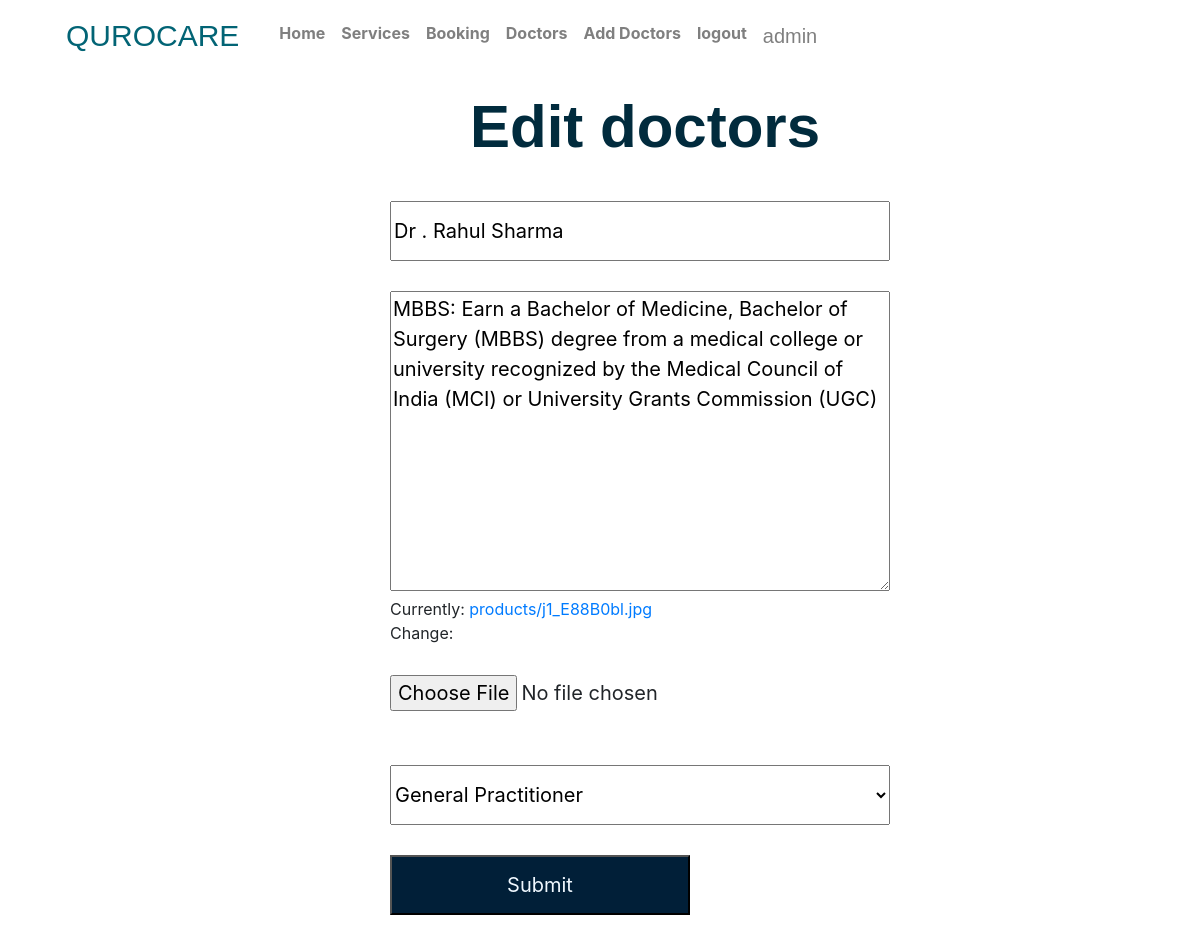
The app's page /editdoctors/1 (signed in) with its own data.
### appointments/models.py (models this page shows, shortened)
class doctors(models.Model):
    name = models.CharField(max_length=30)
    details = models.TextField()
    image=models.ImageField(upload_to='products')
    ctry= models.ForeignKey(category,on_delete=models.CASCADE)
    us= models.ForeignKey(User,on_delete=models.CASCADE)

### appointments/views.py (the view)
# urls.py: path('editdoctors/<int:p_id>', views.editdoctorsfn),
def editdoctorsfn(request,p_id):
    if request.method =='POST':
     x=doctors.objects.get(id=p_id)
     y=doctorsForm(request.POST,request.FILES,instance=x)
     if y.is_valid():
        y.save()
        return redirect('/doctors')
    else:
        x=doctors.objects.get(id=p_id)
        f=doctorsForm(instance=x)
        return render(request,'editdoctors.html',{'form':f})

### appointments/forms.py
class doctorsForm(forms.ModelForm):
    class Meta:
        model=doctors
        exclude=['us']

### appointments/models.py (called while the page is built)
    def __str__(self):
        return self.title

### appointments/templates/editdoctors.html (shortened to what this page needs)
{% extends 'base.html'%}
{% load static %}
 {% load widget_tweaks %}
{% block style %}
<link rel="stylesheet" href="{% static 'css/adddoctors.css' %}">
{% endblock %}
{% block content %}
<form method="POST" enctype="multipart/form-data">
    <div class="cardx" >
        <div class="card-body">
            <h1>Edit doctors</h1>
            {% render_field  form.name placeholder="Enter Name" class="in" id='xyz' %}
            {% render_field  form.details placeholder="Enter Details" class="is"  %}
            {% render_field  form.image class="in" %}
            {% render_field  form.ctry class="in" %}
             <input class="s" type="submit" >
        </div>
    </div>
</form>
{% endblock%}

### appointments/templates/base.html (shortened to what this page needs)
{% load static %}
<!DOCTYPE html>
<html lang="en">
<head>
    <link rel="stylesheet" href="https://cdn.jsdelivr.net/npm/bootstrap@4.1.3/dist/css/bootstrap.min.css">
    {%block style%}
    {%endblock%}
</head>
    <nav  class="navbar navbar-expand-lg navbar-light ">
        <a style="color: rgb(2, 100, 117);font-size:30px;font-family:Impact, Haettenschweiler, 'Arial Narrow Bold', sans-serif" class="navbar-brand" href="#">QUROCARE</a>
        <div class="collapse navbar-collapse" id="navbarNav">
          <ul class="navbar-nav">
            <li class="nav-item active">
              <a class="nav-link" href="/"> <span class="sr-only">(current) Home</span></a>
            </li>
                          <li class="nav-item">
                            <a style="font-weight: bolder;" class="nav-link" href="/">Home</a>
                          </li>
        <li class="nav-item">
            <a style="font-weight: bolder;" class="nav-link" href="/services">Services</a>
          </li>
          <li class="nav-item">
            <a style="font-weight: bolder;" class="nav-link" href="/category">Booking</a>
        </li>
        <li class="nav-item">
          <a style="font-weight: bolder;" class="nav-link" href="/doctors">Doctors</a>
        </li>
        {% if user.is_authenticated and user.is_superuser %}
            <li class="nav-item">
              <a style="font-weight: bolder;" class="nav-link" href="/adddoctors">Add Doctors</a>
            </li>
       {% endif %}
    {% if user.is_authenticated %}
        <li class="nav-item">
          <a style="font-weight: bolder;" class="nav-link" href="/logout">logout</a>
        </li>
      <li class="nav-item">
          <a  style="font-family: Impact, Haettenschweiler, 'Arial Narrow Bold', sans-serif;font-size:20px" class="nav-link x " href="/profile">{{user.username}}</a>
      </li>
      {% else %}
          </li>
          <li class="nav-item">
            <a style="font-weight: bolder;" class="nav-link" href="/login">Login</a>
          </li>
        {% endif %}
          </ul>
        </div>
      </nav>
      {%block content%}
      {%endblock%}
</body>
</html>

### appointments/static/css/adddoctors.css (style rules this page uses)
h1 { text-align: center; font-weight: bolder; color: rgb(1, 43, 61); font-size: 60px; font-family: 'Franklin Gothic Medium', 'Arial Narrow', Arial, sans-serif; }
.in { width: 500px; height: 60px; margin-top: 30px; font-size: 20px; }
input { width: 300px; height: 60px; margin-top: 30px; font-size: 20px; }
.is { width: 500px; height: 300px; margin-top: 30px; font-size: 20px; }
.cardx { margin-left: 370px; width: 550px; backdrop-filter: blur(50px) ; border-radius: 30px; margin-bottom: 50px; }
.s { background-color: rgb(1, 31, 56); color: aliceblue; }

### records on screen
doctors: name "Dr . Rahul Sharma", details "MBBS: Earn a Bachelor of Medicine, Bachelor of Surgery (MBBS) degree from a medical college or university recognized by the Medical Council of India (MCI) or University Grants Commission (UGC)", ctry "General Practitioner"

### other values on screen
{{ user.username }} "admin"
